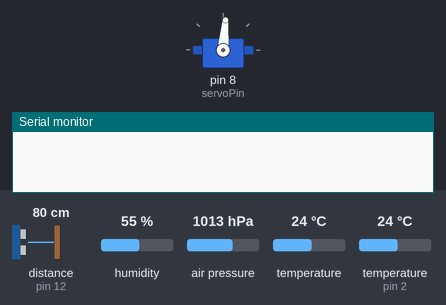
Recording of a sketch running on a simulated Arduino Uno, built with avr-gcc and run on an emulated ATmega328P. On the bench: servo, the last lines printed to the serial monitor. Wiring (inferred from the names in the program): ultrasonic range finder: trigger pin 11; echo pin 12. Inputs (shaded band) come from the test bench; at power-on: air pressure 1013 hPa, distance to the obstacle (sensor on pin 12) 80 cm, humidity 55 %, temperature 24 °C, temperature (sensor on pin 2) 24 °C. The echo pulse lasts 58.3 µs per cm; the modem accepts every AT command (registered, SIM ready, sends succeed) and sends nothing else.

Above: at 0.1 s.
At 0.7 s:
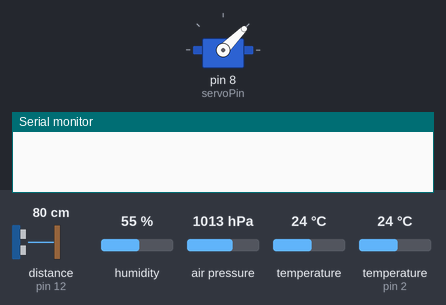
At 2.6 s:
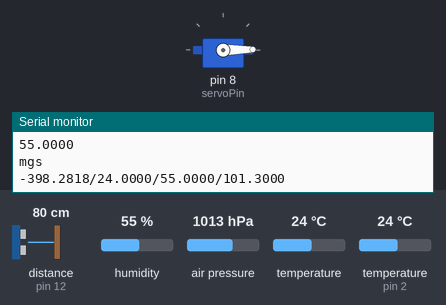
2.7 s: air pressure set to 952 hPa
Timing chart, 0 to 5.7 s (numbered marks = the images above; inputs shaded):
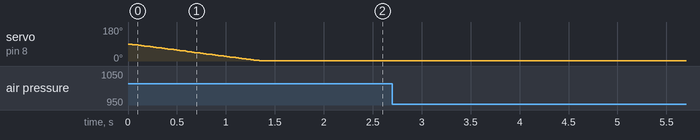

The sketch:

WeatherStation.ino
```cpp
#include <Wire.h>
#include <SFE_BMP180.h>
#include <SoftwareSerial.h>
#include <DHT.h>
#include <string.h>
#include <Servo.h>

#define ALTITUDE 477.37
#define DHTPIN 2
#define DHTTYPE DHT22   // DHT 22  (AM2302)


SoftwareSerial mySerial(9, 10);
int trigPin = 11;
int echoPin = 12;
float duration, distance;
int servoPin = 8;
Servo servo;
int angle = 0;   // servo position in degrees
int WaterCount=0;

char msg;
char call;
const int WaterLevalPin= 0;
int liquid_level;
SFE_BMP180 pressure;
int chk;
float hum;  //Stores humidity value
float temp; //Stores temperature value

String tmp;
String Hum;
String Rainfall;
String pressur;

String mgs,mgs1;
DHT dht(DHTPIN, DHTTYPE); // Initialize DHT sensor for normal 16mhz Arduino


void setup()
{
  servo.attach(servoPin);
  pinMode(trigPin, OUTPUT);
  pinMode(echoPin, INPUT);
  UpSideRotate();
  mySerial.begin(9600);   // Setting the baud rate of GSM Module
  Serial.begin(9600);    // Setting the baud rate of Serial Monitor (Arduino)

  if (pressure.begin()){ //If initialization was successful, continue
    Serial.println("BMP180 init success");
  }
  else{ //Else, stop code forever
    Serial.println("BMP180 init fail");
    while (1);
  }
  delay(100);
  dht.begin();
}

void loop()
{

      Rainfall = getRainFall();
      Rainfall = Split(Rainfall);
      pressur = getAtomPressure();
      tmp = getTemperature();
      tmp = Split(tmp);
      Hum = getHumidity();
      Hum = Split(Hum);
      Serial.println("Rainfall");
      Serial.println(Rainfall);
      Serial.println("pressure");
      Serial.println(pressur);
      Serial.println("temperature");
      Serial.println(tmp);
      Serial.println("humidity");
      Serial.println(Hum);
      Serial.println("mgs");

      mgs = Rainfall + "/"+ tmp + "/"+ Hum + "/" + pressur;
      mgs = Split(mgs);
      Serial.println(mgs);

     SendMessage(mgs);


     if (mySerial.available()>0)
         Serial.write(mySerial.read());
         delay(7000);
}

void SendMessage(String mgs){
  mySerial.println("AT+CMGF=1");    //Sets the GSM Module in Text Mode
  delay(1000);  // Delay of 1000 milli seconds or 1 second
  mySerial.println("AT+CMGS=\"+94711905761\"\r"); // Replace x with mobile number
  delay(1000);
  mySerial.println(mgs);// The SMS text you want to send
  delay(100);
  mySerial.println((char)26);// ASCII code of CTRL+Z
  delay(1000);
}

void ReceiveMessage(){
  mySerial.println("AT+CNMI=2,2,0,0,0"); // AT Command to recieve a live SMS
  delay(1000);
  if (mySerial.available()>0)
  {
    msg=mySerial.read();
    Serial.print(msg);
  }
}

String getAtomPressure(){
char status;
double T, P, p0;
status = pressure.startTemperature();
  if (status != 0) {
    delay(status);
    status = pressure.getTemperature(T);
    if (status != 0) {
      status = pressure.startPressure(3);
      if (status != 0) {
        delay(status);
        status = pressure.getPressure(P, T);
        if (status != 0) {
          p0 = pressure.sealevel(P, ALTITUDE);
          String pressure = FloatToString(P/10.0);
          return pressure;
        }
      }
    }
  }
return "0.0";
}

String getTemperature(){

    temp= dht.readTemperature();
    String temperature = FloatToString(temp);
    return temperature;
}

String getHumidity(){
    char array[20];
    hum = dht.readHumidity();
    String humidity = FloatToString(hum);
    return humidity;
}

String FloatToString(double floatVal){
    //double floatVal=1.2;
    char charVal[10];          //temporarily holds data from vals
    String stringVal = "";     //data on buff is copied to this string

    dtostrf(floatVal, 4, 4, charVal);  //4 is mininum width, 4 is precision; float value is copied onto buff

    for(int i=0;i<sizeof(charVal);i++){
      stringVal+=charVal[i];
    }

    return stringVal;
}

String Split(String str){

    char *record = const_cast<char*>(str.c_str());
    char *p;
    p = strtok(record," ");
    return p;
}


float getWterLeval(){
  digitalWrite(trigPin, LOW);
  delayMicroseconds(5);
  digitalWrite(trigPin, HIGH);
  delayMicroseconds(10);
  digitalWrite(trigPin, LOW);

  pinMode(echoPin, INPUT);
  duration = pulseIn(echoPin, HIGH);
  distance = ((duration/2) / 29.1)*10;// convert the time into a distance
  return distance;
}

String getRainFall(){
  float count =0;
  for(int i =0;i<10;i++){
    digitalWrite(trigPin, LOW);
    delayMicroseconds(2);
    digitalWrite(trigPin, HIGH);
    delayMicroseconds(5);
    digitalWrite(trigPin, LOW);

    pinMode(echoPin, INPUT);
    digitalWrite(trigPin, HIGH); // Turn on pullup resistor
    duration = pulseIn(echoPin, HIGH);
    distance = ((duration/2) / 29.1)*10;// convert the time into a distance
    count+=distance;
    Serial.println(distance);
    delay(10);
  }
  String rainfall = FloatToString(400-(count/10));
  return rainfall;
}

void DownSideRotate(){

    for(angle = 0; angle < 90; angle++){  // scan from 0 to 180 degrees

      servo.write(angle);
      delay(15);
    }
}

void UpSideRotate(){

    for(angle = 90; angle > 0; angle--){  //  scan from 180 to 0 degrees
      servo.write(angle);
      delay(15);
    }
}


void RemoveWater(){
    for(angle = 0; angle < 90; angle++)
    {
      servo.write(angle);
      delay(15);
    }
    delay(5000);

    for(angle = 90; angle > 0; angle--)
    {
      servo.write(angle);
      delay(15);
    }
}
```
